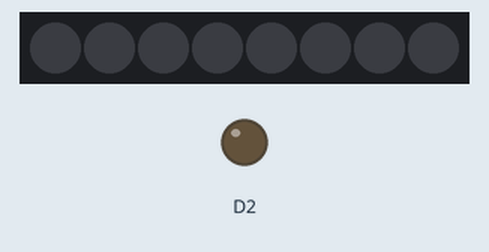
Recording of a sketch running on a simulated Arduino MKR. Shown: 8 RGB LEDs in strip order, left to right, output pins drawn as LEDs (lit = HIGH). WiFi joins after 1.5 s; servers stay silent unless stated; uploads are accepted with an empty reply; what the sketch prints to the serial monitor is not drawn.

Above: at 0.1 s.
Timing chart, 0 to 2.1 s (numbered marks = the images above):
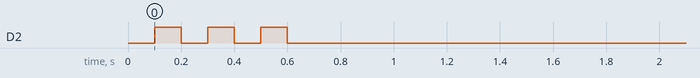

The sketch:

AirMonitor.ino
```cpp
/*
  Air Monitor
  by Sasha Magee

 This sketch connects to a website (http://www.google.com)
 using a WiFi shield.

 This example is written for a network using WPA encryption. For
 WEP or WPA, change the WiFi.begin() call accordingly.

 This example is written for a network using WPA encryption. For
 WEP or WPA, change the WiFi.begin() call accordingly.

 Circuit:
 * WiFi shield attached
*/

#include <SPI.h>
#include <WiFi101.h>
#include <string.h>
#include <Adafruit_NeoPixel.h>
#include "arduino_secrets.h"
#include "MSTimer.h"

#define PIN 6

///////please enter your sensitive data in the Secret tab/arduino_secrets.h
char ssid[] = SECRET_SSID;        // your network SSID (name)
char pass[] = SECRET_PASS;    // your network password (use for WPA, or use as key for WEP)
int keyIndex = 0;            // your network key Index number (needed only for WEP)

int status = WL_IDLE_STATUS;

// if you don't want to use DNS (and reduce your sketch size)
// use the numeric IP instead of the name for the server:
char server[] = "www.airnowapi.org";    // name address for Google (using DNS)

// Initialize the Ethernet client library
// with the IP address and port of the server
// that you want to connect to (port 80 is default for HTTP):
WiFiClient client;

MSTimer timer;

//Define the NeoPixel(s)
Adafruit_NeoPixel strip = Adafruit_NeoPixel(8, PIN);

void setup() {
  pinMode(2, OUTPUT);

  // for pixel
  strip.begin();
  strip.setBrightness(30);
  strip.show(); // Initialize all pixels to 'off'

  //flash LED as wakeup
  for (int j = 0; j < 3; j++) {
    digitalWrite(2, LOW);
    delay(100);
    digitalWrite(2, HIGH);
    delay(100);
  }
  digitalWrite(2, LOW);

  //Initialize serial and wait for port to open:
  Serial.begin(115200);
  while (!Serial) {
    ; // wait for serial port to connect. Needed for native USB port only
  }
  Serial.println("Starting");

  // check for the presence of the shield:
  if (WiFi.status() == WL_NO_SHIELD) {
    Serial.println(ERROR_NOT_PRESENT);
    // don't continue:
    while (true);
  }
  Serial.print("Attempting SSID: ");
  Serial.println(ssid);
  // Connect to WPA/WPA2 network. Change this line if using open or WEP network:

  status = WiFi.begin(ssid, pass);

  // attempt to connect to WiFi network:
  while (WiFi.status() != WL_CONNECTED) {
      Serial.print(".");
      digitalWrite(2, LOW);
      delay(100);
      digitalWrite(2, HIGH);
      delay(100);
  }

  Serial.println();
  Serial.println("Connected");
  printWiFiStatus();

  timer.setTimer(3000);
}

void getQuality() {
  Serial.println("\nStarting connex");
  client.stop();
  client.flush();
  delay(500);
  // if you get a connection, report back via serial:
  if (client.connect(server, 80)) {
    Serial.println("connex");
    // Make a HTTP request:
    client.println(AIRNOW_API_CALL);
    client.println();
    timer.setTimer(1000L * 60L * 2L);
  } else {
     Serial.println("connex failed");
     timer.setTimer(1000L * 30L );
  }
}

void loop() {
  int linecount = 0;
  int fieldcount = 0;
  // if there are incoming bytes available
  // from the server, read them and print them:
  while (client.available()) {
    char c = client.read();
    Serial.write(c);
    if (linecount == 2) {
      if (c == ',') {
        fieldcount++;
      } else if (fieldcount == 9) {
        if (c != '\"') {
          //making assumption here that we have only one digit
          c-= 48;
          displayValue(c);
          break;
          }
      }
    }
    if (c == '\n') {
      linecount++;
    }
  }
  if (timer.isExpired()) {
    Serial.println("timer exp");
    getQuality();
  }
}

//currently just prints the color corresponding to airquality
void displayValue(int val) {
  char color[7];
  uint32_t colors[5] = {
    strip.Color(0x00, 0xff, 0x00), //green
    strip.Color(0xff, 0xee, 0x00), //yellow
    strip.Color(0xef, 0x85, 0x33), //orange
    strip.Color(0xea, 0x00, 0x00), //red
    strip.Color(0x8c, 0x1a, 0x4b)  //purple
  };
  //get color for console
  char* str = "green yelloworangered   purple";
  strncpy(color, str + ((val -1) *6), 6);
  color[6] = '\0';
  Serial.println(color);
  //set neoPixels
  for (int i = 0; i < 8; i++) {
    strip.setPixelColor(i, colors[val -1]);
  }
  strip.show();
}

void printWiFiStatus() {
  // print the SSID of the network you're attached to:
  Serial.print("SSID: ");
  Serial.println(WiFi.SSID());

  // print your WiFi shield's IP address:
  IPAddress ip = WiFi.localIP();
  Serial.print("IP Address: ");
  Serial.println(ip);

  // print the received signal strength:
  long rssi = WiFi.RSSI();
  Serial.print("signal strength (RSSI):");
  Serial.print(rssi);
  Serial.println(" dBm");
}
```

MSTimer.cpp
```cpp
/*
  MSTimer: Simple timer class for Arduino, makes code a lot cleaner


*/

#include "Arduino.h"
#include "MSTimer.h"


MSTimer::MSTimer() {
  duration = 0;
}

int MSTimer::isExpired() {
  return( (startTime + duration) < millis() );
}

void MSTimer::start() {
   startTime = millis();
}
void MSTimer::setTimer(unsigned long _duration) {
   duration = _duration;
   start();
}


long MSTimer::getTimeLeft() {
   return duration - (millis() - startTime);
}
```

MSTimer.h
```cpp
/*
  MSTimer: Simple timer class for Arduino, makes code a lot cleaner

  Written by Scott Kildall
  https://github.com/scottkildall
  www.kildall.com
*/


#ifndef CLASS_MSTimer
#define CLASS_MSTimer

class MSTimer
{
  public:
    MSTimer();

    int isExpired();
    void setTimer( unsigned long _duration );  // will also start the time
    void start();
    long getTimeLeft();

    unsigned long startTime;
    unsigned long duration;
  private:

};

#endif // CLASS_MSTimer
```

arduino_secrets_example.h
```cpp
#define SECRET_SSID ""
#define SECRET_PASS ""
#define AIRNOW_API_CALL "GET /aq/observation/zipCode/current/?format=text/csv&zipCode=<zip>&distance=25&API_KEY=<api_key"
#define AIRNOW_HOST "host: http://www.airnowapi.org"
#define ERROR_NOT_PRESENT "WiFi shield not present"
```
